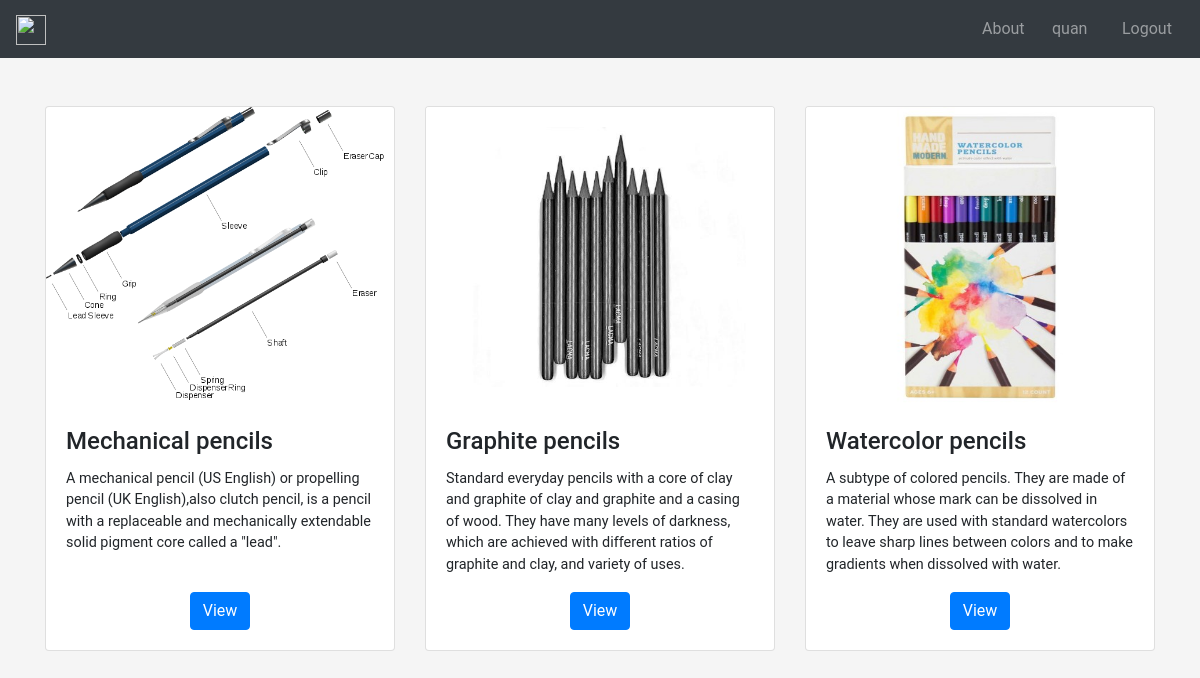
The app's page / (signed in) with its own data.
### Pages/models.py (models this page shows, shortened)
class PencilType(models.Model):
    type_name = models.CharField(max_length=100, blank=False)
    type_description = models.CharField(max_length=300, blank=False)
    type_slug = models.CharField(max_length=200, default=1)
    type_img = models.ImageField(upload_to='images', blank=False)
    class Meta:
        unique_together = ['type_slug']

### Pages/views.py (the view)
# urls.py: 2. Add a URL to urlpatterns:  path('', views.home, name='home')
def home(request):
	return render(request, template_name='home.html', context={"types": PencilType.objects.all})

### Pages/templates/home.html (shortened to what this page needs)
{% extends 'base.html' %}
{% block content %}
<div class="container mt-5">
	<div class="row">
		{% for typ in types %}
			<div class="col-md-4 col-sm-6 col-12 pb-4 d-flex align-items-stretch">
				<div class="card">
				  	<img src="{{typ.type_img.url}}" class="card-img-top" alt="type image" style="height: 300px;">
				  	<div class="card-body d-flex flex-column">
				    	<h4 class="card-title">{{ typ.type_name }}</h4>
				    	<p class="card-text">{{typ.type_description}}</p>
				    	<div class="text-center mt-auto">
				    		<a href="{{typ.type_slug}}" class="btn btn-primary ">View</a>
				    	</div>
				  	</div>
			  	</div>
			</div>
	  	{% endfor %}
	</div>
</div>
{% endblock %}

### Pages/templates/navbar.html (shortened to what this page needs)
<nav class="navbar navbar-expand-lg navbar-dark bg-dark mb-0">
    <a class="navbar-brand" href="/">
        <img src="https://pythonprogramming.net/static/images/mainlogowhitethick.jpg" width="30px" height="30px">
    </a>
    <div class="collapse navbar-collapse" id="navbarSupportedContent">
        <ul class="navbar-nav ml-auto">
            <li class="nav-item">
                <a class="nav-link" target="_blank" href="https://github.com/quanpham0805/Pencil-Blog">About</a>
            </li>
            {% if user.is_authenticated %}
            <li class="nav-item">
                <a class="nav-link" href="{% url 'view_profile' user=user.username %}">{{user.username}}</a>
            </li>
            <li class="nav-item">
                <a class="nav-link" href="/logout">Logout</a>
            </li>
            {% endif %}
        </ul>
    </div>
</nav>

### Pages/templates/base.html (style rules this page uses)
body { background: #f5f5f5; font-family: 'Roboto', sans-serif; }

### Pages/templates/navbar.html (style rules this page uses)
div ul .nav-item { min-width: 70px; }

### Pages/templates/home.html (style rules this page uses)
.card-text { font-size: 0.9rem; }

### records on screen
PencilType: type_img (picture), type_name "Mechanical pencils", type_description "A mechanical pencil (US English) or propelling pencil (UK English),also clutch pencil, is a pencil with a replaceable and mechanically extendable solid pigment core called a \"lead\"."
PencilType: type_img (picture), type_name "Graphite pencils", type_description "Standard everyday pencils with a core of clay and graphite of clay and graphite and a casing of wood. They have many levels of darkness, which are achieved with different ratios of graphite and clay, and variety of uses."
PencilType: type_img (picture), type_name "Watercolor pencils", type_description "A subtype of colored pencils. They are made of a material whose mark can be dissolved in water. They are used with standard watercolors to leave sharp lines between colors and to make gradients when dissolved with water."

### other values on screen
{{ user.username }} "quan"
